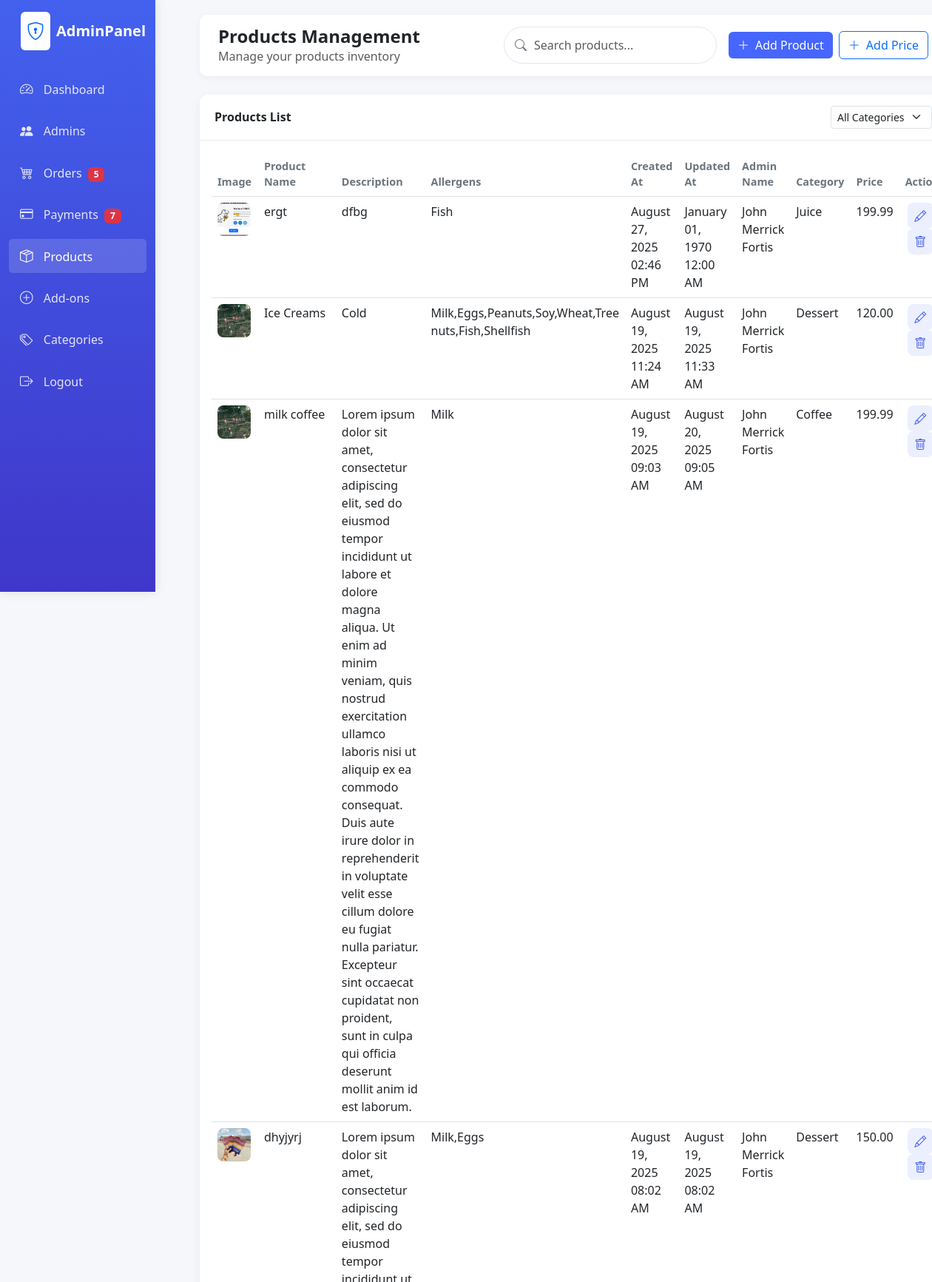
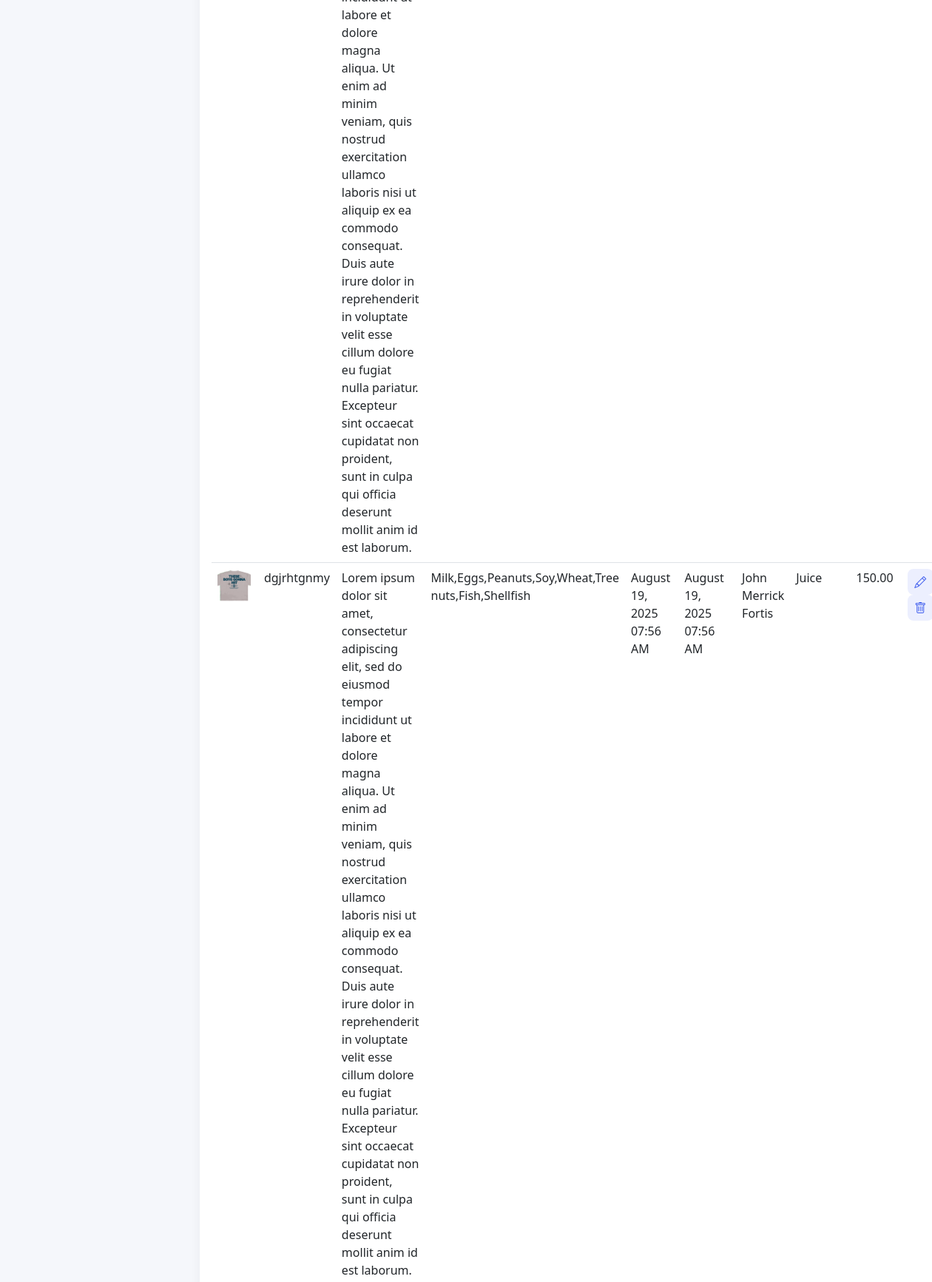
The app's page /admin/products.php (signed in, upper part) with its own data (2 pictures, top to bottom).
### tables this page shows
CREATE TABLE `product` (
  `Product_ID` int(11) NOT NULL,
  `Product_Name` varchar(255) NOT NULL,
  `Product_desc` text DEFAULT NULL,
  `Product_allergens` varchar(255) DEFAULT NULL,
  `Product_Image` varchar(255) DEFAULT NULL,
  `Created_at` datetime NOT NULL DEFAULT current_timestamp(),
  `Updated_at` datetime DEFAULT NULL ON UPDATE current_timestamp(),
  `Admin_ID` int(11) NOT NULL,
  `Category_ID` int(11) NOT NULL,
  `Price_ID` int(11) NOT NULL
);

CREATE TABLE `category` (
  `Category_ID` int(11) NOT NULL,
  `Category_Name` varchar(100) NOT NULL
);

CREATE TABLE `product_price` (
  `Price_ID` int(11) NOT NULL,
  `Price_Amount` decimal(10,2) NOT NULL,
  `Effective_From` date NOT NULL,
  `Effective_To` date DEFAULT NULL
);

### admin/sidebar_counts.php (called while the page is built)
<?php
require_once('classes/database.php');
$db = new database();
try {
    $pendingProcessingCount = $db->countPendingOrProcessingOrders();
} catch (PDOException $e) {
    $pendingProcessingCount = 0;
}
try {
    $unpaidPayments = $db->countUnpaidPayments();
} catch (PDOException $e) {
    $unpaidPayments = 0;
}
?>

### admin/classes/database.php (called while the page is built, shortened)
<?php
class database{
    function opencon() {
        return new PDO(
            'mysql:host=localhost;dbname=naitsa',
            'root',
            ''
        );
    }
    function getAllProducts($limit = 10, $offset = 0, $category_id = null) {
        $con = $this->opencon();
        $limit = (int)$limit;
        $offset = (int)$offset;
        $sql = "
            SELECT
                p.*,
                pp.Price_Amount,
                c.Category_Name,
                a.Admin_Name
            FROM product p
            LEFT JOIN product_price pp ON p.Price_ID = pp.Price_ID
            LEFT JOIN category c ON p.Category_ID = c.Category_ID
            LEFT JOIN admin a ON p.Admin_ID = a.Admin_ID
        ";
        $params = [];
        $sql .= " ORDER BY p.Created_at DESC LIMIT $limit OFFSET $offset";
        $stmt = $con->prepare($sql);
        if ($category_id) {
            $stmt->execute($params);
        } else {
            $stmt->execute();
        }
        return $stmt->fetchAll(PDO::FETCH_ASSOC);
    }
    function fetchOrders() {
        $con = $this->opencon();
        $stmt = $con->prepare("
            SELECT o.*, p.payment_status
            FROM orders o
            LEFT JOIN payment p ON o.Order_ID = p.Order_ID
            ORDER BY o.Order_Date DESC
        ");
        $stmt->execute();
        return $stmt->fetchAll(PDO::FETCH_ASSOC);
    }
    function countUnpaidPayments() {
        $con = $this->opencon();
                $stmt = $con->prepare("SELECT COUNT(*)
                                                             FROM payment p
                                                             LEFT JOIN orders o ON p.Order_ID = o.Order_ID
                                                             WHERE p.payment_status = 'Unpaid'
                                                                 AND (o.order_status IS NULL OR o.order_status <> 'Cancelled')");
        $stmt->execute();
        return (int)$stmt->fetchColumn();
    }
    function countPendingOrProcessingOrders() {
        $orders = $this->fetchOrders();
        $count = 0;
        foreach ($orders as $order) {
            if ($order['order_status'] === 'Pending' || $order['order_status'] === 'Processing') {
                $count++;
            }
        }
        return $count;
    }
}

### admin/products.php (the view, shortened to what this page needs)
<?php
require_once('classes/database.php');
include 'sidebar_counts.php';
$db = new database();
try {
    $products = $db->getAllProducts();
} catch (PDOException $e) {
    $error = "Database Error: " . $e->getMessage();
}
$currentPage = isset($_GET['page']) ? max(1, (int)$_GET['page']) : 1;
$itemsPerPage = 10;
$categoryFilter = isset($_GET['category']) && $_GET['category'] !== '' ? $_GET['category'] : null;
$offset = ($currentPage - 1) * $itemsPerPage;
$products = $db->getAllProducts($itemsPerPage, $offset, $categoryFilter);
?>
<!DOCTYPE html>
<html lang="en">
<head>
    <link href="https://cdn.jsdelivr.net/npm/bootstrap@5.3.0/dist/css/bootstrap.min.css" rel="stylesheet">
    <link rel="stylesheet" href="https://cdn.jsdelivr.net/npm/bootstrap-icons@1.10.0/font/bootstrap-icons.css">
    <link rel="stylesheet" href="assets/css/style.css">
</head>
<body class="dashboard-page">
    <div class="container-fluid">
        <div class="row">
            <div class="col-md-2 col-lg-2 d-md-block sidebar collapse">
                <div class="pt-3">
                    <div class="d-flex align-items-center mb-4 px-3">
                        <div class="bg-white p-2 rounded me-2">
                            <i class="bi bi-shield-lock text-primary fs-4"></i>
                        </div>
                        <div class="logo-text fw-bold fs-5">AdminPanel</div>
                    </div>
                    <ul class="nav flex-column">
                        <li class="nav-item">
                            <a class="nav-link" href="index.php">
                                <i class="bi bi-speedometer2"></i>
                                <span>Dashboard</span>
                            </a>
                        </li>
                        <li class="nav-item">
                            <a class="nav-link" href="admins.php">
                                <i class="bi bi-people-fill"></i>
                                <span>Admins</span>
                            </a>
                        </li>
                        <li class="nav-item">
                            <a class="nav-link" href="orders.php">
                                <i class="bi bi-cart4"></i>
                                <span>Orders</span>
                                <?php if ($pendingProcessingCount > 0): ?>
                                    <span class="badge bg-danger ms-1"><?= $pendingProcessingCount ?></span>
                                <?php endif; ?>
                            </a>
                        </li>
                        <li class="nav-item">
                            <a class="nav-link" href="payments.php">
                                <i class="bi bi-credit-card"></i>
                                <span>Payments</span>
                                <?php if ($unpaidPayments > 0): ?>
                                    <span class="badge bg-danger ms-1"><?= $unpaidPayments ?></span>
                                <?php endif; ?>
                            </a>
                        </li>
                        <li class="nav-item">
                            <a class="nav-link active" href="products.php">
                                <i class="bi bi-box-seam"></i>
                                <span>Products</span>
                            </a>
                        </li>
                                                <li class="nav-item">
                            <a class="nav-link" href="addons.php">
                                <i class="bi bi-plus-circle"></i>
                                <span>Add-ons</span>
                            </a>
                        </li>
                        <li class="nav-item">
                            <a class="nav-link" href="categories.php">
                                <i class="bi bi-tags"></i>
                                <span>Categories</span>
                            </a>
                        </li>
                        <li class="nav-item">
                            <a class="nav-link" href="logout.php">
                                <i class="bi bi-box-arrow-right"></i>
                                <span>Logout</span>
                            </a>
                        </li>
                    </ul>
                </div>
            </div>
            <div class="col-md-10 col-lg-10 main-content">
                <div class="header d-flex justify-content-between align-items-center">
                    <div>
                        <h4 class="mb-0 fw-bold">Products Management</h4>
                        <p class="mb-0 text-muted">Manage your products inventory</p>
                    </div>
                    <div class="d-flex align-items-center">
                        <div class="search-container me-3">
                            <i class="bi bi-search"></i>
                            <input type="text" class="form-control" placeholder="Search products...">
                        </div>
                        <button class="btn btn-primary d-flex align-items-center me-2" data-bs-toggle="modal" data-bs-target="#addProductModal">
                            <i class="bi bi-plus-lg me-2"></i> Add Product
                        </button>
                        <button class="btn btn-outline-primary d-flex align-items-center" data-bs-toggle="modal" data-bs-target="#addPriceModal">
                            <i class="bi bi-plus-lg me-2"></i> Add Price
                        </button>
                    </div>
                </div>
                <div class="card">
                    <div class="card-header d-flex justify-content-between align-items-center">
                        <span>Products List</span>
                        <div>
                            <form method="get" class="d-inline">
                              <select class="form-select form-select-sm" name="category" onchange="this.form.submit()">
                                <option value="">All Categories</option>
                              </select>
                            </form>
                        </div>
                    </div>
                    <div class="card-body">
                        <div class="table-responsive">
                            <table class="table table-hover">
                                <thead>
                                    <tr>
                                        <th>Image</th>
                                        <th>Product Name</th>
                                        <th>Description</th>
                                        <th><strong>Allergens</strong></th>
                                        <th>Created At</th>
                                        <th>Updated At</th>
                                        <th>Admin Name</th>
                                        <th>Category</th>
                                        <th>Price</th>
                                        <th>Actions</th>
                                    </tr>
                                </thead>
                                <tbody>
                                    <?php foreach ($products as $product): ?>
                                    <tr>
                                        <td>
                                            <?php if (!empty($product['Product_Image'])): ?>
                                                <img src="uploads/products/<?= htmlspecialchars($product['Product_Image']) ?>" alt="Product Image" style="width:45px; height:45px; object-fit:cover; border-radius:8px;">
                                            <?php else: ?>
                                                <span class="text-muted">No image</span>
                                            <?php endif; ?>
                                        </td>
                                        <td><?= htmlspecialchars($product['Product_Name']) ?></td>
                                        <td><?= htmlspecialchars($product['Product_desc']) ?></td>
                                        <td><?= htmlspecialchars($product['Product_allergens'] ?? ''); ?></td>
                                        <td><?= date('F d, Y h:i A', strtotime($product['Created_at'])) ?></td>
                                        <td><?= date('F d, Y h:i A', strtotime($product['Updated_at'])) ?></td>
                                        <td><?= htmlspecialchars($product['Admin_Name']) ?></td>
                                        <td><?= htmlspecialchars($product['Category_Name']) ?></td>
                                        <td><?= htmlspecialchars($product['Price_Amount']) ?></td>
                                        <td>
                                            <a href="#"
                                               class="action-btn edit-product-btn"
                                               data-product-id="<?= htmlspecialchars($product['Product_ID']) ?>"
                                               data-product-name="<?= htmlspecialchars($product['Product_Name']) ?>"
                                               data-product-desc="<?= htmlspecialchars($product['Product_desc']) ?>"
                                               data-category-id="<?= htmlspecialchars($product['Category_ID']) ?>"
                                               data-price-id="<?= htmlspecialchars($product['Price_ID']) ?>"
                                               data-image="<?= htmlspecialchars($product['Product_Image']) ?>"
                                               data-effective-from="<?= htmlspecialchars($product['Effective_From'] ?? '') ?>"
                                               data-effective-to="<?= htmlspecialchars($product['Effective_To'] ?? '') ?>"
                                            >
                                                <i class="bi bi-pencil"></i>
                                            </a>
                                            <a href="#"
                                               class="action-btn delete-product-btn"
                                               data-product-id="<?= htmlspecialchars($product['Product_ID']) ?>">
                                                <i class="bi bi-trash"></i>
                                            </a>
                                            </td>
                                    </tr>
                                    <?php endforeach; ?>
                                </tbody>
                            </table>
                        </div>
                    </div>
                </div>
            </div>
        </div>
    </div>
</body>
</html>

### admin/assets/css/style.css (style rules this page uses)
:root { --primary-color: #4361ee; --secondary-color: #3f37c9; --light-bg: #f8f9fa; --dark-text: #212529; --success-color: #4cc9f0; --warning-color: #f72585; }
.dashboard-page { background-color: #f5f7fb; font-family: 'Segoe UI', Tahoma, Geneva, Verdana, sans-serif; }
.sidebar { background: linear-gradient(180deg, var(--primary-color), var(--secondary-color)); color: white; height: 100vh; position: fixed; box-shadow: 0 0 15px rgba(0,0,0,0.1); }
.sidebar .nav-link { color: rgba(255,255,255,0.85); border-radius: 5px; margin: 5px 0; padding: 10px 15px; transition: all 0.3s; }
.sidebar .nav-link:hover, .sidebar .nav-link.active { background: rgba(255,255,255,0.15); color: white; }
.sidebar .nav-link i { margin-right: 10px; font-size: 1.1rem; }
.main-content { margin-left: 250px; padding: 20px; }
.header { background: white; padding: 15px 25px; border-radius: 10px; box-shadow: 0 2px 10px rgba(0,0,0,0.05); margin-bottom: 25px; }
.card { border: none; border-radius: 12px; box-shadow: 0 4px 15px rgba(0,0,0,0.05); margin-bottom: 25px; transition: transform 0.3s; }
.card-header { background-color: white; border-bottom: 1px solid #eaeaea; padding: 15px 20px; border-radius: 12px 12px 0 0 !important; font-weight: 600; }
.search-container { position: relative; }
.search-container i { position: absolute; left: 15px; top: 50%; transform: translateY(-50%); color: #6c757d; }
.search-container input { padding-left: 40px; border-radius: 50px; border: 1px solid #e2e8f0; }
.btn-primary { background: #4666FF; border: none; font-weight: 500; font-size: 1rem; transition: background 0.2s; }
.table th { font-weight: 600; color: #6c757d; font-size: 0.9rem; }
.action-btn { width: 35px; height: 35px; display: inline-flex; align-items: center; justify-content: center; border-radius: 8px; background: rgba(67, 97, 238, 0.1); color: var(--primary-color); margin: 0 3px; transition: all 0.3s; }
:root { --primary-color: #4361ee; --secondary-color: #3f37c9; --light-bg: #f8f9fa; --dark-text: #212529; }
.form-control { padding: 12px 15px; border-radius: 10px; border: 2px solid #e2e8f0; transition: all 0.3s; }

### records on screen
product: Product_Image (picture), Product_Name "ergt", Product_desc "dfbg", Product_allergens "Fish", Created_at "August 27, 2025 02:46 PM", Updated_at "January 01, 1970 12:00 AM", Admin_ID.Admin_Name "John Merrick Fortis", Category_ID.Category_Name "Juice", Price_ID.Price_Amount "199.99"
product: Product_Image (picture), Product_Name "Ice Creams", Product_desc "Cold", Product_allergens "Milk,Eggs,Peanuts,Soy,Wheat,Tree nuts,Fish,Shellfish", Created_at "August 19, 2025 11:24 AM", Updated_at "August 19, 2025 11:33 AM", Admin_ID.Admin_Name "John Merrick Fortis", Category_ID.Category_Name "Dessert", Price_ID.Price_Amount "120.00"
product: Product_Image (picture), Product_Name "milk coffee", Product_desc "Lorem ipsum dolor sit amet, consectetur adipiscing elit, sed do eiusmod tempor incididunt ut labore et dolore magna aliqua. Ut enim ad minim veniam, quis nostrud exercitation ullamco laboris nisi ut aliquip ex ea commodo consequat. Duis aute irure dolor in reprehenderit in voluptate velit esse cillum dolore eu fugiat nulla pariatur. Excepteur sint occaecat cupidatat non proident, sunt in culpa qui officia deserunt mollit anim id est laborum.", Product_allergens "Milk", Created_at "August 19, 2025 09:03 AM", Updated_at "August 20, 2025 09:05 AM", Admin_ID.Admin_Name "John Merrick Fortis", Category_ID.Category_Name "Coffee", Price_ID.Price_Amount "199.99"
product: Product_Image (picture), Product_Name "dhyjyrj", Product_desc "Lorem ipsum dolor sit amet, consectetur adipiscing elit, sed do eiusmod tempor incididunt ut labore et dolore magna aliqua. Ut enim ad minim veniam, quis nostrud exercitation ullamco laboris nisi ut aliquip ex ea commodo consequat. Duis aute irure dolor in reprehenderit in voluptate velit esse cillum dolore eu fugiat nulla pariatur. Excepteur sint occaecat cupidatat non proident, sunt in culpa qui officia deserunt mollit anim id est laborum.", Product_allergens "Milk,Eggs", Created_at "August 19, 2025 08:02 AM", Updated_at "August 19, 2025 08:02 AM", Admin_ID.Admin_Name "John Merrick Fortis", Category_ID.Category_Name "Dessert", Price_ID.Price_Amount "150.00"
product: Product_Image (picture), Product_Name "dgjrhtgnmy", Product_desc "Lorem ipsum dolor sit amet, consectetur adipiscing elit, sed do eiusmod tempor incididunt ut labore et dolore magna aliqua. Ut enim ad minim veniam, quis nostrud exercitation ullamco laboris nisi ut aliquip ex ea commodo consequat. Duis aute irure dolor in reprehenderit in voluptate velit esse cillum dolore eu fugiat nulla pariatur. Excepteur sint occaecat cupidatat non proident, sunt in culpa qui officia deserunt mollit anim id est laborum.", Product_allergens "Milk,Eggs,Peanuts,Soy,Wheat,Tree nuts,Fish,Shellfish", Created_at "August 19, 2025 07:56 AM", Updated_at "August 19, 2025 07:56 AM", Admin_ID.Admin_Name "John Merrick Fortis", Category_ID.Category_Name "Juice", Price_ID.Price_Amount "150.00"

### other values on screen
$pendingProcessingCount "5"
$unpaidPayments "7"
